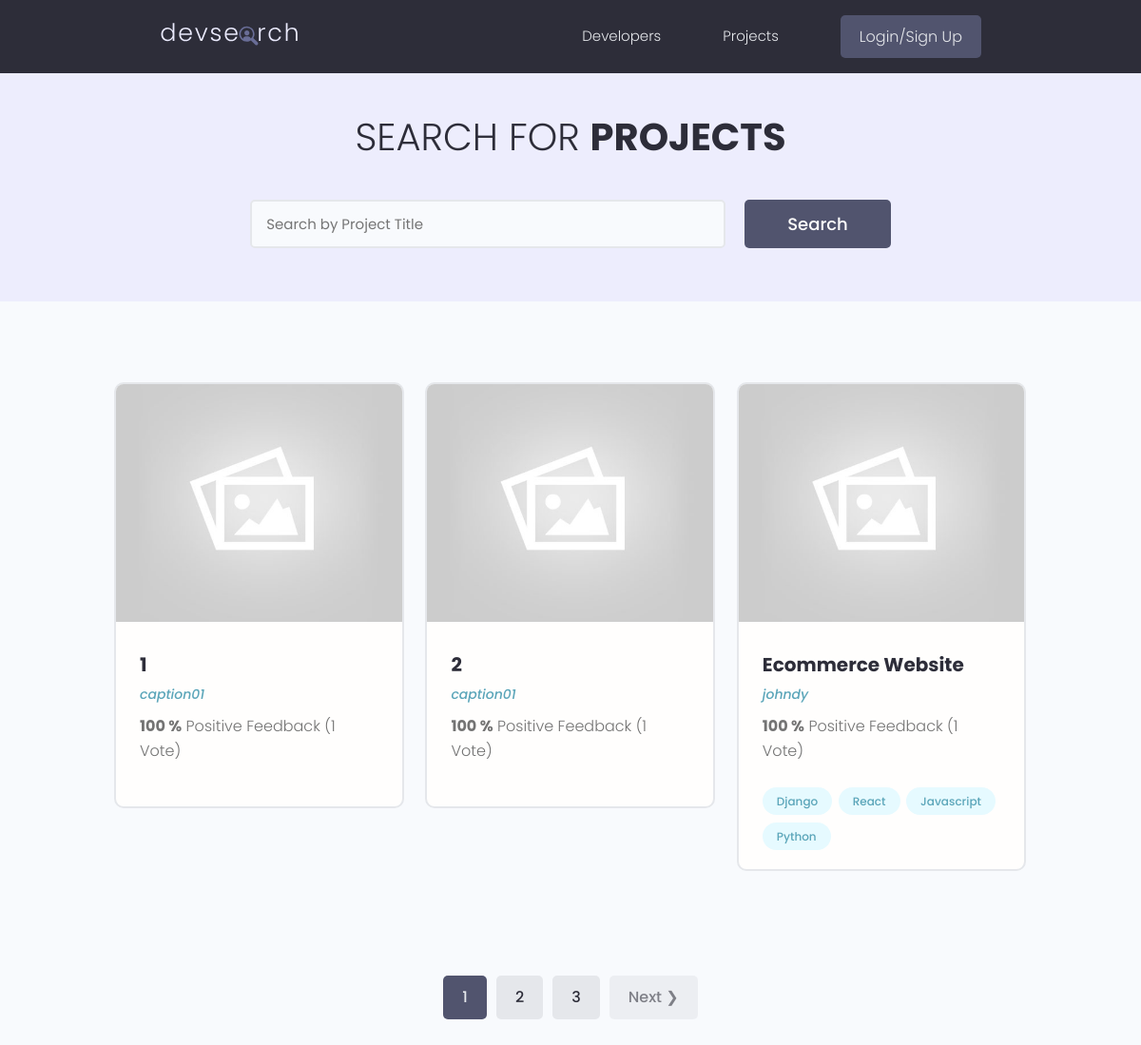
The app's page /projects/, older data.
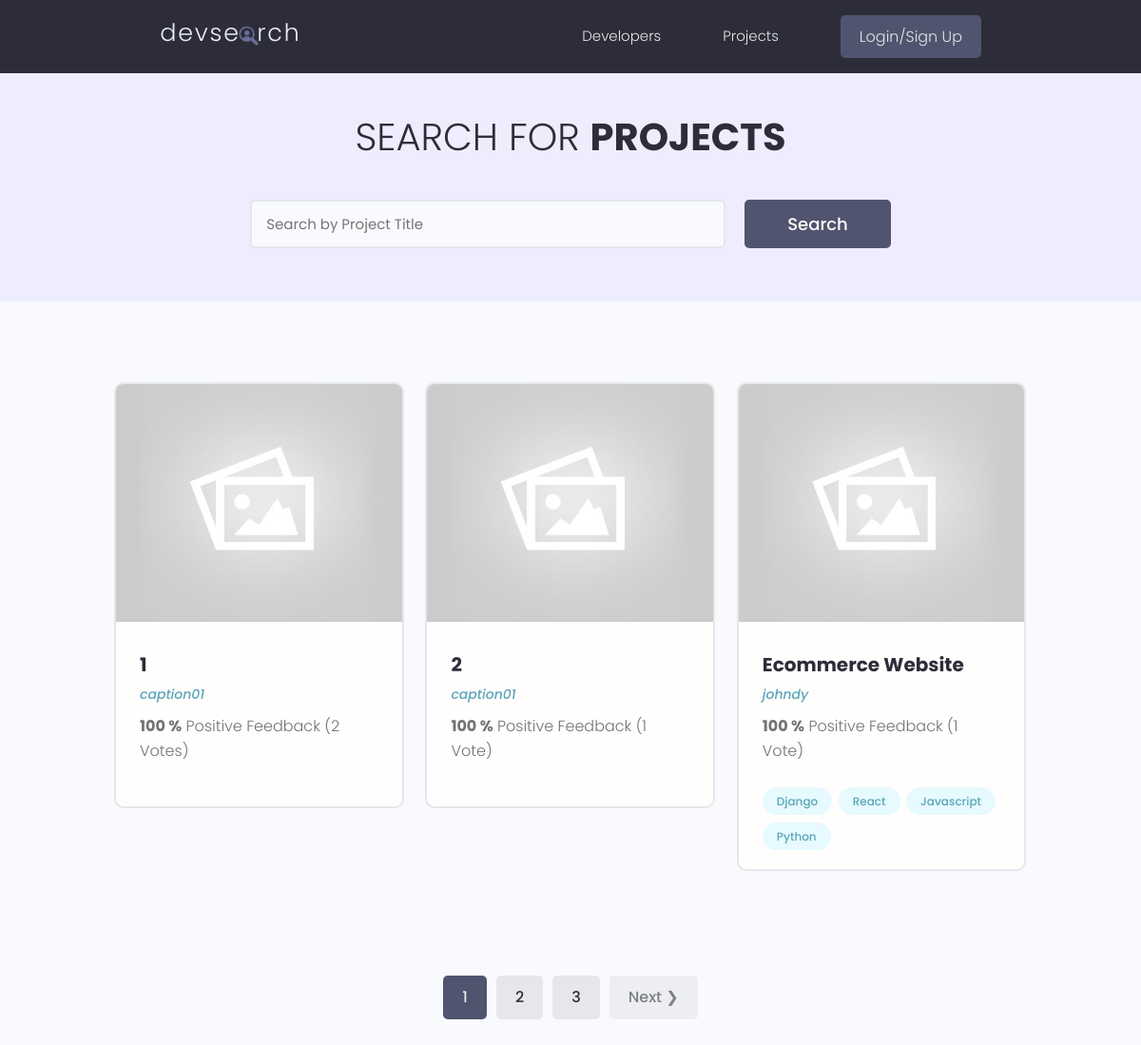
The same page, newer data.
### projects/models.py (models this page shows, shortened)
class Project(models.Model):
    owner = models.ForeignKey(Profile, null=True, blank=True, on_delete=models.SET_NULL)
    title = models.CharField(max_length=200)
    description = models.TextField(null=True, blank=True)
    featured_image = models.ImageField(null=True, blank=True, default='default.jpg')
    demo_link = models.CharField(max_length=2000, null=True, blank=True)
    source_link = models.CharField(max_length=2000, null=True, blank=True)
    tags = models.ManyToManyField('Tag', blank=True)
    vote_ratio = models.IntegerField(default=0, null=True, blank=True)
    vote_total = models.IntegerField(default=0, null=True, blank=True)
    created = models.DateTimeField(auto_now_add=True)
    id = models.UUIDField(
        default=uuid.uuid4,
        unique=True,
        primary_key=True,
        editable=False
    )
    class Meta:
        ordering = ['-vote_ratio', '-vote_total', 'title']

### users/models.py (models this page shows, shortened)
class Profile(models.Model):
    user = models.OneToOneField(User, on_delete=models.CASCADE, null=True, blank=True)
    name = models.CharField(max_length=200, null=True, blank=True)
    username = models.CharField(max_length=200, null=True, blank=True)
    location = models.CharField(max_length=200, null=True, blank=True)
    email = models.EmailField(max_length=500, blank=True, null=True)
    short_intro =  models.CharField(max_length=200, null=True, blank=True)
    bio = models.TextField(null=True, blank=True)
    profile_image = models.ImageField(null=True, blank=True, upload_to='profiles/', default='profiles/user-default.png')
    social_github = models.CharField(max_length=200, null=True, blank=True)
    social_twitter = models.CharField(max_length=200, null=True, blank=True)
    social_linkedin = models.CharField(max_length=200, null=True, blank=True)
    social_youtube = models.CharField(max_length=200, null=True, blank=True)
    social_website = models.CharField(max_length=200, null=True, blank=True)
    created = models.DateTimeField(auto_now_add=True)
    id = models.UUIDField(
        default=uuid.uuid4,
        unique=True,
        primary_key=True,
        editable=False
    )

### projects/views.py (the view)
# urls.py: path('projects/', views.get_projects),
def projects(request):
    projects, search_query = search_projects(request)
    custom_range, projects = paginate_projects(request, projects, 3)
    context = {
        'projects': projects,
        'search_query': search_query,
        'custom_range': custom_range,
    }
    return render(request, 'projects/projects.html', context)

### projects/models.py (called while the page is built)
    def __str__(self):
        return self.name

### projects/utillity.py (called while the page is built)
def paginate_projects(request, projects, results):
    page = request.GET.get('page')
    paginator = Paginator(projects, results)
    try:
        projects = paginator.page(page)
    except PageNotAnInteger:
        page = 1
        projects = paginator.page(page)
    except EmptyPage:
        page = paginator.num_pages
        projects = paginator.page(page)
    left_index = (int(page) - 4)
    if left_index < 1:
        left_index = 1
    right_index = (int(page) + 5)
    if right_index > paginator.num_pages:
        right_index = paginator.num_pages +  1
    custom_range = range(left_index, right_index)
    return custom_range, projects

def search_projects(request):
    search_query = ''
    if request.GET.get('search_query'):
        search_query = request.GET.get('search_query')
    tags = Tag.objects.filter(name__icontains=search_query)
    projects = Project.objects.distinct().filter(
        Q(title__icontains=search_query) |
        Q(description__icontains=search_query) |
        Q(owner__name__icontains=search_query) |
        Q(tags__in=tags)
    )
    return projects, search_query

### projects/templates/projects/projects.html (shortened to what this page needs)
{% extends 'main.html' %} {% block content %}
<main class="projects">
    <section class="hero-section text-center">
        <div class="container container--narrow">
            <div class="hero-section__box">
                <h2>Search for <span>Projects</span></h2>
            </div>
            <div class="hero-section__search">
                <form
                    id="searchForm"
                    class="form"
                    action="{% url 'projects' %}"
                    method="get"
                >
                    <div class="form__field">
                        <input
                            class="input input--text"
                            id="formInput#search"
                            type="text"
                            name="search_query"
                            placeholder="Search by Project Title"
                            value="{{ search_query }}"
                        />
                    </div>
                    <input
                        class="btn btn--sub btn--lg"
                        type="submit"
                        value="Search"
                    />
                </form>
            </div>
        </div>
    </section>
    <section class="projectsList">
        <div class="container">
            <div class="grid grid--three">
                {% for project in projects %}
                <div class="column">
                    <div class="card project">
                        <a
                            href="{% url 'project' project.id %}"
                            class="project"
                        >
                            <img
                                class="project__thumbnail"
                                src="{{ project.featured_image.url }}"
                                alt="project thumbnail"
                            />
                            <div class="card__body">
                                <h3 class="project__title">
                                    {{ project.title }}
                                </h3>
                                <p>
                                    <a
                                        class="project__author"
                                        href="{% url 'user-profile' project.owner.id %}"
                                        >{{ project.owner.name }}</a
                                    >
                                </p>
                                <p class="project--rating">
                                    <span style="font-weight: bold"
                                        >{{ project.vote_ratio }} %</span
                                    >
                                    Positive Feedback ({{ project.vote_total }}
                                    Vote{{ project.vote_total|pluralize:"s"}})
                                </p>
                                <div class="project__tags">
                                    {% for tag in project.tags.all %}
                                    <span class="tag tag--pill tag--main">
                                        <small>{{ tag }}</small>
                                    </span>
                                    {% endfor %}
                                </div>
                            </div>
                        </a>
                    </div>
                </div>
                {% endfor %}
            </div>
        </div>
    </section>
    {% include 'pagination.html' with queryset=projects %}
</main>
{% endblock content %}

Row changes from the older to the newer data that the page shows:
changed Project (number 1 of 3 on the later page): vote_total "1" → "2"
